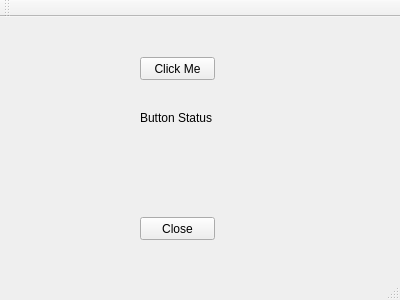
<?xml version="1.0" encoding="UTF-8"?>
<ui version="4.0">
 <class>MainWindow</class>
 <widget class="QMainWindow" name="MainWindow">
  <property name="geometry">
   <rect>
    <x>0</x>
    <y>0</y>
    <width>400</width>
    <height>300</height>
   </rect>
  </property>
  <property name="windowTitle">
   <string>MainWindow</string>
  </property>
  <widget class="QWidget" name="centralWidget">
   <widget class="QPushButton" name="pushButton">
    <property name="geometry">
     <rect>
      <x>140</x>
      <y>40</y>
      <width>75</width>
      <height>23</height>
     </rect>
    </property>
    <property name="text">
     <string>Click Me</string>
    </property>
   </widget>
   <widget class="QPushButton" name="pushButton_2">
    <property name="geometry">
     <rect>
      <x>140</x>
      <y>200</y>
      <width>75</width>
      <height>23</height>
     </rect>
    </property>
    <property name="text">
     <string>Close</string>
    </property>
   </widget>
   <widget class="QLabel" name="label">
    <property name="geometry">
     <rect>
      <x>140</x>
      <y>90</y>
      <width>131</width>
      <height>21</height>
     </rect>
    </property>
    <property name="text">
     <string>Button Status</string>
    </property>
   </widget>
  </widget>
  <widget class="QMenuBar" name="menuBar">
   <property name="geometry">
    <rect>
     <x>0</x>
     <y>0</y>
     <width>400</width>
     <height>21</height>
    </rect>
   </property>
  </widget>
  <widget class="QToolBar" name="mainToolBar">
   <attribute name="toolBarArea">
    <enum>TopToolBarArea</enum>
   </attribute>
   <attribute name="toolBarBreak">
    <bool>false</bool>
   </attribute>
  </widget>
  <widget class="QStatusBar" name="statusBar"/>
 </widget>
 <layoutdefault spacing="6" margin="11"/>
 <resources/>
 <connections>
  <connection>
   <sender>pushButton_2</sender>
   <signal>clicked()</signal>
   <receiver>MainWindow</receiver>
   <slot>close()</slot>
   <hints>
    <hint type="sourcelabel">
     <x>163</x>
     <y>208</y>
    </hint>
    <hint type="destinationlabel">
     <x>207</x>
     <y>247</y>
    </hint>
   </hints>
  </connection>
 </connections>
</ui>
